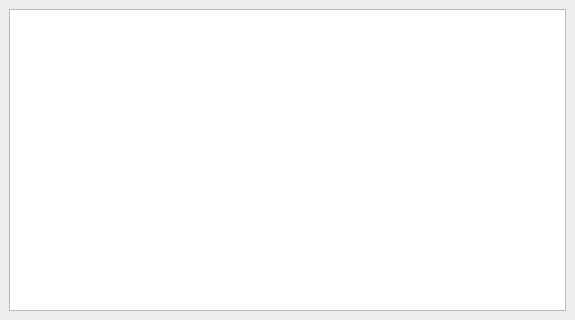
<?xml version="1.0" encoding="UTF-8"?>
<ui version="4.0">
 <class>hp_MdiWindow</class>
 <widget class="QMainWindow" name="hp_MdiWindow">
  <property name="enabled">
   <bool>true</bool>
  </property>
  <property name="geometry">
   <rect>
    <x>0</x>
    <y>0</y>
    <width>575</width>
    <height>320</height>
   </rect>
  </property>
  <property name="minimumSize">
   <size>
    <width>400</width>
    <height>200</height>
   </size>
  </property>
  <property name="windowTitle">
   <string>LogWindow</string>
  </property>
  <widget class="QWidget" name="centralwidget">
   <layout class="QVBoxLayout" name="verticalLayout">
    <item>
     <widget class="QTextEdit" name="textEdit"/>
    </item>
   </layout>
  </widget>
 </widget>
 <resources/>
 <connections/>
</ui>
